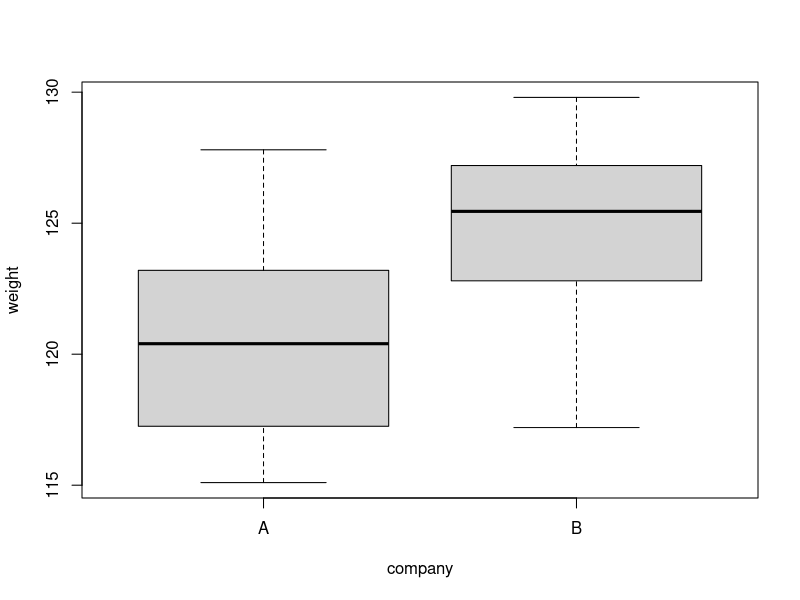
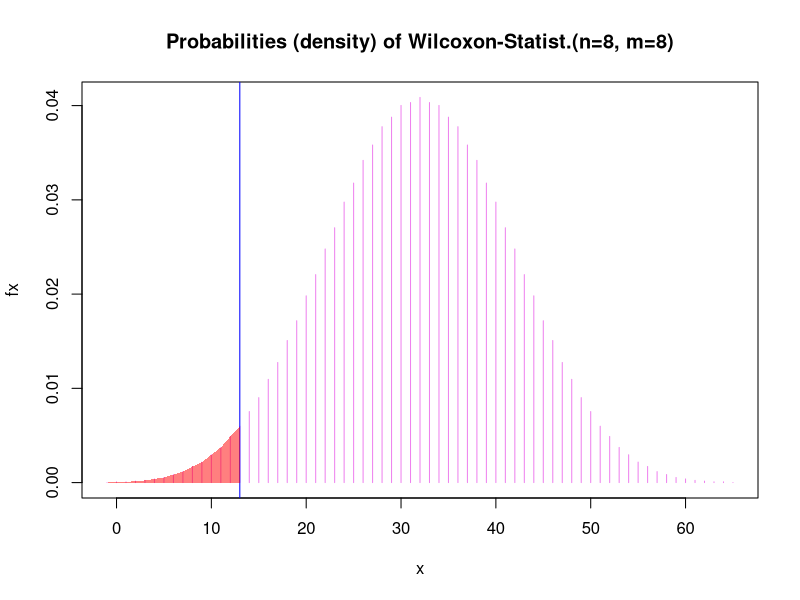
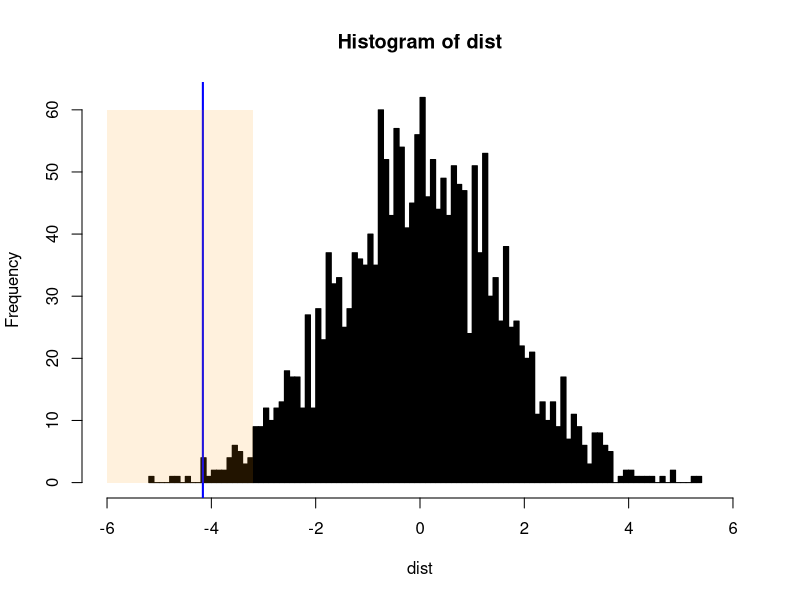

Source code (R) for these figures, in order:
## ---- chunk 1
A <- c(117.1, 121.3, 127.8, 121.9, 117.4, 124.5, 119.5, 115.1)
B <- c(123.5, 125.3, 126.5, 127.9, 122.1, 125.6, 129.8, 117.2)
dat <- data.frame(weight = c(A,B), 
                  company = rep(c("A","B"), each=8))
dat$company <- factor(dat$company)
boxplot(weight ~ company, data = dat)
## ---- chunk 2
# Use help(wilcox.test) to determine the inputs for this function. You can use ~ to specify the relationship between weight and company.
wt = wilcox.test(weight ~ company, data = dat, exact = TRUE)
## ---- chunk 3
x <- -1: (8*8 + 1) 
# The p-value is calculated by determining the index for which the cumulative sum of fx exceeds 0.05. Therefore, we should be careful to index correctly on x as well.

fx <- dwilcox(x, length(A), length(B)) # dwilcox is a builtin R function that determines the Wilcoxon distribution given the sizes of the two samples

thresholdValue <- 0.025 # two-sided test since we want 0.025 as both ends

ix <- which(cumsum(fx) <= thresholdValue) # cumulative sum is summing probabilities up to the edge of the rejection region (e.g. thresholdValue) in order to determine the rejection region. However, the edge of the rejection region might not be exactly at a significance level of 0.05 as the value of alpha will likely fall between the discrete values of the W distribution.

tx <- x[length(ix)] # determines the maximum x-value for which the sum of probabilities is still under the threshold value

# Plot the distribution, rejection region, and observed test statistic
plot(x, fx, type = "h", col = "violet",
     main =  "Probabilities (density) of Wilcoxon-Statist.(n=8, m=8)") + abline(v=wt$statistic, col="blue")+ polygon(c(x[x <= tx], tx, tx), c(fx[x <= tx], 0, 0), col=rgb(1, 0, 0,0.5), border=NA) 
## ---- chunk 4
# Combine the data from group A and B 
pooled <- c(A,B)

# Try resampling the combined data from above. What are we trying to calculate here? Use help(sample) to get started.
mean(sample(pooled, length(A), FALSE))-mean(sample(pooled, length(B), FALSE))

## ---- chunk 5
# Divide the combined data into two groups and calculate their difference in means 2000 times  
nresamples <- 2000
dist <- replicate(nresamples, mean(sample(pooled, length(A), FALSE))-mean(sample(pooled, length(B), FALSE)))

# Plot the histogram
histogram = hist(dist, xlim = c(-6, 6), col = "black", breaks = 100)
thresholdValue <- 0.025
ix <- which(cumsum(histogram$counts)/nresamples <= thresholdValue)
tx <- histogram$breaks[length(ix)]
tx
abline(v = mean(A)-mean(B), col = "blue", lwd = 2)
polygon(x=c(-6,-6,tx,tx), y=c(0,60,60,0), col="#FF990022", border=F)
